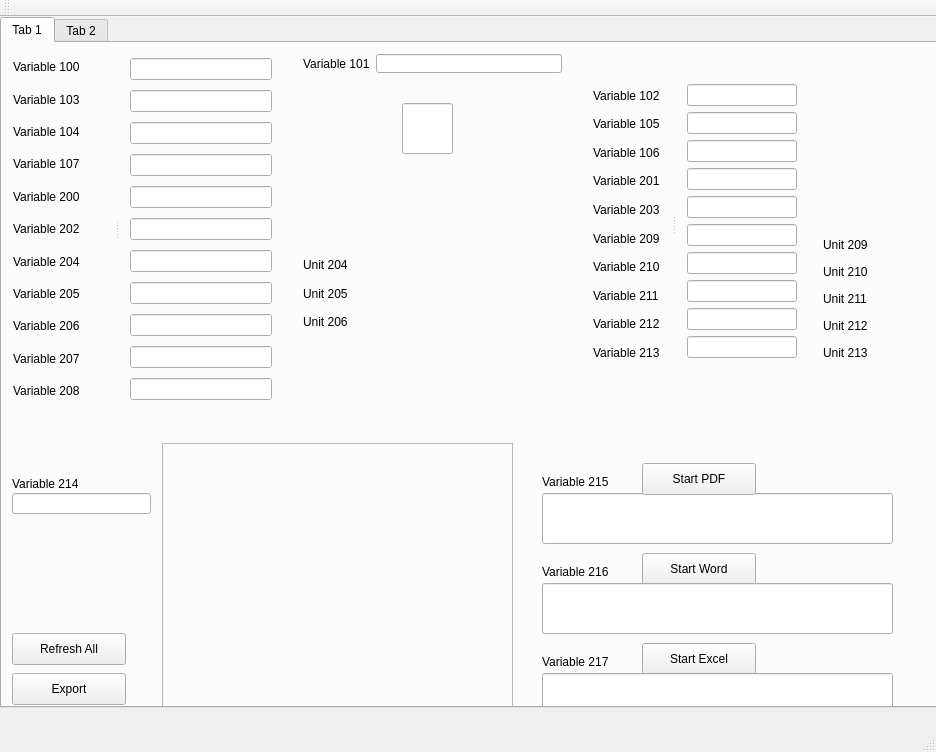
<?xml version="1.0" encoding="UTF-8"?>
<ui version="4.0">
 <class>QGisMasterPluginUI</class>
 <widget class="QMainWindow" name="QGisMasterPluginUI">
  <property name="geometry">
   <rect>
    <x>0</x>
    <y>0</y>
    <width>936</width>
    <height>752</height>
   </rect>
  </property>
  <property name="windowTitle">
   <string>QGisMasterPluginUI</string>
  </property>
  <widget class="QWidget" name="centralWidget">
   <widget class="QTabWidget" name="tabWidget">
    <property name="geometry">
     <rect>
      <x>0</x>
      <y>0</y>
      <width>941</width>
      <height>691</height>
     </rect>
    </property>
    <property name="currentIndex">
     <number>0</number>
    </property>
    <widget class="QWidget" name="tab_1">
     <attribute name="title">
      <string>Tab 1</string>
     </attribute>
     <widget class="QLineEdit" name="lineEdit_214">
      <property name="geometry">
       <rect>
        <x>10</x>
        <y>450</y>
        <width>139</width>
        <height>21</height>
       </rect>
      </property>
     </widget>
     <widget class="QPushButton" name="pushButton_8">
      <property name="geometry">
       <rect>
        <x>10</x>
        <y>630</y>
        <width>114</width>
        <height>32</height>
       </rect>
      </property>
      <property name="text">
       <string>Export</string>
      </property>
     </widget>
     <widget class="QWidget" name="layoutWidget">
      <property name="geometry">
       <rect>
        <x>290</x>
        <y>200</y>
        <width>71</width>
        <height>101</height>
       </rect>
      </property>
      <layout class="QVBoxLayout" name="verticalLayout_5">
       <item>
        <widget class="QLabel" name="label_unit_204">
         <property name="text">
          <string>Unit 204</string>
         </property>
        </widget>
       </item>
       <item>
        <widget class="QLabel" name="label_unit_205">
         <property name="text">
          <string>Unit 205</string>
         </property>
        </widget>
       </item>
       <item>
        <widget class="QLabel" name="label_unit_206">
         <property name="text">
          <string>Unit 206</string>
         </property>
        </widget>
       </item>
      </layout>
     </widget>
     <widget class="QSplitter" name="splitter">
      <property name="geometry">
       <rect>
        <x>0</x>
        <y>0</y>
        <width>281</width>
        <height>372</height>
       </rect>
      </property>
      <property name="orientation">
       <enum>Qt::Horizontal</enum>
      </property>
      <widget class="QWidget" name="layoutWidget">
       <layout class="QVBoxLayout" name="verticalLayout">
        <item>
         <widget class="QLabel" name="label_100">
          <property name="text">
           <string>Variable 100</string>
          </property>
         </widget>
        </item>
        <item>
         <widget class="QLabel" name="label_103">
          <property name="text">
           <string>Variable 103</string>
          </property>
         </widget>
        </item>
        <item>
         <widget class="QLabel" name="label_104">
          <property name="text">
           <string>Variable 104</string>
          </property>
         </widget>
        </item>
        <item>
         <widget class="QLabel" name="label_107">
          <property name="text">
           <string>Variable 107</string>
          </property>
         </widget>
        </item>
        <item>
         <widget class="QLabel" name="label_200">
          <property name="text">
           <string>Variable 200</string>
          </property>
         </widget>
        </item>
        <item>
         <widget class="QLabel" name="label_202">
          <property name="text">
           <string>Variable 202</string>
          </property>
         </widget>
        </item>
        <item>
         <widget class="QLabel" name="label_204">
          <property name="text">
           <string>Variable 204</string>
          </property>
         </widget>
        </item>
        <item>
         <widget class="QLabel" name="label_205">
          <property name="text">
           <string>Variable 205</string>
          </property>
         </widget>
        </item>
        <item>
         <widget class="QLabel" name="label_206">
          <property name="text">
           <string>Variable 206</string>
          </property>
         </widget>
        </item>
        <item>
         <widget class="QLabel" name="label_207">
          <property name="text">
           <string>Variable 207</string>
          </property>
         </widget>
        </item>
        <item>
         <widget class="QLabel" name="label_208">
          <property name="text">
           <string>Variable 208</string>
          </property>
         </widget>
        </item>
       </layout>
      </widget>
      <widget class="QWidget" name="layoutWidget">
       <layout class="QVBoxLayout" name="verticalLayout_2">
        <item>
         <widget class="QLineEdit" name="lineEdit_100"/>
        </item>
        <item>
         <widget class="QLineEdit" name="lineEdit_103"/>
        </item>
        <item>
         <widget class="QLineEdit" name="lineEdit_104"/>
        </item>
        <item>
         <widget class="QLineEdit" name="lineEdit_107"/>
        </item>
        <item>
         <widget class="QLineEdit" name="lineEdit_200"/>
        </item>
        <item>
         <widget class="QLineEdit" name="lineEdit_202"/>
        </item>
        <item>
         <widget class="QLineEdit" name="lineEdit_204"/>
        </item>
        <item>
         <widget class="QLineEdit" name="lineEdit_205"/>
        </item>
        <item>
         <widget class="QLineEdit" name="lineEdit_206"/>
        </item>
        <item>
         <widget class="QLineEdit" name="lineEdit_207"/>
        </item>
        <item>
         <widget class="QLineEdit" name="lineEdit_208"/>
        </item>
       </layout>
      </widget>
     </widget>
     <widget class="QWidget" name="layoutWidget">
      <property name="geometry">
       <rect>
        <x>290</x>
        <y>0</y>
        <width>281</width>
        <height>41</height>
       </rect>
      </property>
      <layout class="QHBoxLayout" name="horizontalLayout">
       <item>
        <widget class="QLabel" name="label_101">
         <property name="text">
          <string>Variable 101</string>
         </property>
        </widget>
       </item>
       <item>
        <widget class="QLineEdit" name="lineEdit_101"/>
       </item>
      </layout>
     </widget>
     <widget class="QFrame" name="frame">
      <property name="geometry">
       <rect>
        <x>160</x>
        <y>400</y>
        <width>351</width>
        <height>281</height>
       </rect>
      </property>
      <property name="frameShape">
       <enum>QFrame::StyledPanel</enum>
      </property>
      <property name="frameShadow">
       <enum>QFrame::Raised</enum>
      </property>
     </widget>
     <widget class="QLineEdit" name="lineEdit_30">
      <property name="geometry">
       <rect>
        <x>400</x>
        <y>60</y>
        <width>51</width>
        <height>51</height>
       </rect>
      </property>
     </widget>
     <widget class="QLineEdit" name="lineEdit_215">
      <property name="geometry">
       <rect>
        <x>540</x>
        <y>450</y>
        <width>351</width>
        <height>51</height>
       </rect>
      </property>
     </widget>
     <widget class="QPushButton" name="pushButton_216">
      <property name="geometry">
       <rect>
        <x>640</x>
        <y>510</y>
        <width>114</width>
        <height>32</height>
       </rect>
      </property>
      <property name="text">
       <string>Start Word</string>
      </property>
     </widget>
     <widget class="QPushButton" name="pushButton_217">
      <property name="geometry">
       <rect>
        <x>640</x>
        <y>600</y>
        <width>114</width>
        <height>32</height>
       </rect>
      </property>
      <property name="text">
       <string>Start Excel</string>
      </property>
     </widget>
     <widget class="QLineEdit" name="lineEdit_217">
      <property name="geometry">
       <rect>
        <x>540</x>
        <y>630</y>
        <width>351</width>
        <height>51</height>
       </rect>
      </property>
     </widget>
     <widget class="QPushButton" name="pushButton_215">
      <property name="geometry">
       <rect>
        <x>640</x>
        <y>420</y>
        <width>114</width>
        <height>32</height>
       </rect>
      </property>
      <property name="text">
       <string>Start PDF</string>
      </property>
     </widget>
     <widget class="QLineEdit" name="lineEdit_216">
      <property name="geometry">
       <rect>
        <x>540</x>
        <y>540</y>
        <width>351</width>
        <height>51</height>
       </rect>
      </property>
     </widget>
     <widget class="QWidget" name="layoutWidget">
      <property name="geometry">
       <rect>
        <x>810</x>
        <y>180</y>
        <width>81</width>
        <height>151</height>
       </rect>
      </property>
      <layout class="QVBoxLayout" name="verticalLayout_6">
       <item>
        <widget class="QLabel" name="label_4">
         <property name="text">
          <string>Unit 209</string>
         </property>
        </widget>
       </item>
       <item>
        <widget class="QLabel" name="label_5">
         <property name="text">
          <string>Unit 210</string>
         </property>
        </widget>
       </item>
       <item>
        <widget class="QLabel" name="label_6">
         <property name="text">
          <string>Unit 211</string>
         </property>
        </widget>
       </item>
       <item>
        <widget class="QLabel" name="label_7">
         <property name="text">
          <string>Unit 212</string>
         </property>
        </widget>
       </item>
       <item>
        <widget class="QLabel" name="label_8">
         <property name="text">
          <string>Unit 213</string>
         </property>
        </widget>
       </item>
      </layout>
     </widget>
     <widget class="QLabel" name="label_214">
      <property name="geometry">
       <rect>
        <x>10</x>
        <y>430</y>
        <width>125</width>
        <height>21</height>
       </rect>
      </property>
      <property name="text">
       <string>Variable 214</string>
      </property>
     </widget>
     <widget class="QLabel" name="label_215">
      <property name="geometry">
       <rect>
        <x>540</x>
        <y>410</y>
        <width>125</width>
        <height>57</height>
       </rect>
      </property>
      <property name="text">
       <string>Variable 215</string>
      </property>
     </widget>
     <widget class="QLabel" name="label_216">
      <property name="geometry">
       <rect>
        <x>540</x>
        <y>500</y>
        <width>125</width>
        <height>57</height>
       </rect>
      </property>
      <property name="text">
       <string>Variable 216</string>
      </property>
     </widget>
     <widget class="QLabel" name="label_217">
      <property name="geometry">
       <rect>
        <x>540</x>
        <y>590</y>
        <width>125</width>
        <height>57</height>
       </rect>
      </property>
      <property name="text">
       <string>Variable 217</string>
      </property>
     </widget>
     <widget class="QPushButton" name="pushButton">
      <property name="geometry">
       <rect>
        <x>10</x>
        <y>590</y>
        <width>114</width>
        <height>32</height>
       </rect>
      </property>
      <property name="text">
       <string>Refresh All</string>
      </property>
     </widget>
     <widget class="QSplitter" name="splitter_3">
      <property name="geometry">
       <rect>
        <x>580</x>
        <y>30</y>
        <width>226</width>
        <height>302</height>
       </rect>
      </property>
      <property name="orientation">
       <enum>Qt::Horizontal</enum>
      </property>
      <widget class="QWidget" name="layoutWidget">
       <layout class="QVBoxLayout" name="verticalLayout_3">
        <item>
         <widget class="QLabel" name="label_102">
          <property name="text">
           <string>Variable 102</string>
          </property>
         </widget>
        </item>
        <item>
         <widget class="QLabel" name="label_105">
          <property name="text">
           <string>Variable 105</string>
          </property>
         </widget>
        </item>
        <item>
         <widget class="QLabel" name="label_106">
          <property name="text">
           <string>Variable 106</string>
          </property>
         </widget>
        </item>
        <item>
         <widget class="QLabel" name="label_201">
          <property name="text">
           <string>Variable 201</string>
          </property>
         </widget>
        </item>
        <item>
         <widget class="QLabel" name="label_203">
          <property name="text">
           <string>Variable 203</string>
          </property>
         </widget>
        </item>
        <item>
         <widget class="QLabel" name="label_209">
          <property name="text">
           <string>Variable 209</string>
          </property>
         </widget>
        </item>
        <item>
         <widget class="QLabel" name="label_210">
          <property name="text">
           <string>Variable 210</string>
          </property>
         </widget>
        </item>
        <item>
         <widget class="QLabel" name="label_211">
          <property name="text">
           <string>Variable 211</string>
          </property>
         </widget>
        </item>
        <item>
         <widget class="QLabel" name="label_212">
          <property name="text">
           <string>Variable 212</string>
          </property>
         </widget>
        </item>
        <item>
         <widget class="QLabel" name="label_213">
          <property name="text">
           <string>Variable 213</string>
          </property>
         </widget>
        </item>
       </layout>
      </widget>
      <widget class="QWidget" name="layoutWidget_2">
       <layout class="QVBoxLayout" name="verticalLayout_4">
        <item>
         <widget class="QLineEdit" name="lineEdit_102"/>
        </item>
        <item>
         <widget class="QLineEdit" name="lineEdit_105"/>
        </item>
        <item>
         <widget class="QLineEdit" name="lineEdit_106"/>
        </item>
        <item>
         <widget class="QLineEdit" name="lineEdit_201"/>
        </item>
        <item>
         <widget class="QLineEdit" name="lineEdit_203"/>
        </item>
        <item>
         <widget class="QLineEdit" name="lineEdit_209"/>
        </item>
        <item>
         <widget class="QLineEdit" name="lineEdit_210"/>
        </item>
        <item>
         <widget class="QLineEdit" name="lineEdit_211"/>
        </item>
        <item>
         <widget class="QLineEdit" name="lineEdit_212"/>
        </item>
        <item>
         <widget class="QLineEdit" name="lineEdit_213"/>
        </item>
       </layout>
      </widget>
     </widget>
    </widget>
    <widget class="QWidget" name="tab_2">
     <attribute name="title">
      <string>Tab 2</string>
     </attribute>
     <widget class="QPushButton" name="pushButton_42">
      <property name="geometry">
       <rect>
        <x>30</x>
        <y>390</y>
        <width>71</width>
        <height>61</height>
       </rect>
      </property>
      <property name="text">
       <string>Play</string>
      </property>
     </widget>
     <widget class="QFrame" name="frame_2">
      <property name="geometry">
       <rect>
        <x>150</x>
        <y>290</y>
        <width>341</width>
        <height>271</height>
       </rect>
      </property>
      <property name="frameShape">
       <enum>QFrame::StyledPanel</enum>
      </property>
      <property name="frameShadow">
       <enum>QFrame::Raised</enum>
      </property>
     </widget>
     <widget class="QWidget" name="layoutWidget_5">
      <property name="geometry">
       <rect>
        <x>520</x>
        <y>290</y>
        <width>371</width>
        <height>62</height>
       </rect>
      </property>
      <layout class="QVBoxLayout" name="verticalLayout_12">
       <item>
        <widget class="QLabel" name="label_315">
         <property name="text">
          <string>Variable 315</string>
         </property>
        </widget>
       </item>
       <item>
        <widget class="QComboBox" name="comboBox_315"/>
       </item>
      </layout>
     </widget>
     <widget class="QWidget" name="layoutWidget_6">
      <property name="geometry">
       <rect>
        <x>520</x>
        <y>470</y>
        <width>371</width>
        <height>62</height>
       </rect>
      </property>
      <layout class="QVBoxLayout" name="verticalLayout_13">
       <item>
        <widget class="QLabel" name="label_317">
         <property name="text">
          <string>Variable 317</string>
         </property>
        </widget>
       </item>
       <item>
        <widget class="QComboBox" name="comboBox_317"/>
       </item>
      </layout>
     </widget>
     <widget class="QWidget" name="layoutWidget_7">
      <property name="geometry">
       <rect>
        <x>520</x>
        <y>380</y>
        <width>371</width>
        <height>62</height>
       </rect>
      </property>
      <layout class="QVBoxLayout" name="verticalLayout_14">
       <item>
        <widget class="QLabel" name="label_316">
         <property name="text">
          <string>Variable 316</string>
         </property>
        </widget>
       </item>
       <item>
        <widget class="QComboBox" name="comboBox_316"/>
       </item>
      </layout>
     </widget>
     <widget class="QWidget" name="layoutWidget">
      <property name="geometry">
       <rect>
        <x>10</x>
        <y>290</y>
        <width>117</width>
        <height>62</height>
       </rect>
      </property>
      <layout class="QVBoxLayout" name="verticalLayout_11">
       <item>
        <widget class="QLabel" name="label_314">
         <property name="text">
          <string>Variable 314</string>
         </property>
        </widget>
       </item>
       <item>
        <widget class="QComboBox" name="comboBox_314"/>
       </item>
      </layout>
     </widget>
     <widget class="QPushButton" name="pushButton_2">
      <property name="geometry">
       <rect>
        <x>10</x>
        <y>500</y>
        <width>114</width>
        <height>32</height>
       </rect>
      </property>
      <property name="text">
       <string>Refresh All</string>
      </property>
     </widget>
     <widget class="QWidget" name="layoutWidget">
      <property name="geometry">
       <rect>
        <x>10</x>
        <y>20</y>
        <width>211</width>
        <height>116</height>
       </rect>
      </property>
      <layout class="QHBoxLayout" name="horizontalLayout_3">
       <item>
        <layout class="QVBoxLayout" name="verticalLayout_7">
         <item>
          <widget class="QLabel" name="label_300">
           <property name="text">
            <string>Variable 300</string>
           </property>
          </widget>
         </item>
         <item>
          <widget class="QLabel" name="label_301">
           <property name="text">
            <string>Variable 301</string>
           </property>
          </widget>
         </item>
         <item>
          <widget class="QLabel" name="label_302">
           <property name="text">
            <string>Variable 302</string>
           </property>
          </widget>
         </item>
         <item>
          <widget class="QLabel" name="label_303">
           <property name="text">
            <string>Variable 303</string>
           </property>
          </widget>
         </item>
         <item>
          <widget class="QLabel" name="label_309">
           <property name="text">
            <string>Variable 309</string>
           </property>
          </widget>
         </item>
        </layout>
       </item>
       <item>
        <layout class="QVBoxLayout" name="verticalLayout_8">
         <item>
          <widget class="QCheckBox" name="checkBox_300">
           <property name="text">
            <string>CheckBox</string>
           </property>
           <property name="tristate">
            <bool>false</bool>
           </property>
          </widget>
         </item>
         <item>
          <widget class="QCheckBox" name="checkBox_301">
           <property name="text">
            <string>CheckBox</string>
           </property>
          </widget>
         </item>
         <item>
          <widget class="QCheckBox" name="checkBox_302">
           <property name="text">
            <string>CheckBox</string>
           </property>
          </widget>
         </item>
         <item>
          <widget class="QCheckBox" name="checkBox_303">
           <property name="text">
            <string>CheckBox</string>
           </property>
          </widget>
         </item>
         <item>
          <widget class="QComboBox" name="comboBox_309"/>
         </item>
        </layout>
       </item>
      </layout>
     </widget>
     <widget class="QWidget" name="layoutWidget">
      <property name="geometry">
       <rect>
        <x>380</x>
        <y>20</y>
        <width>181</width>
        <height>116</height>
       </rect>
      </property>
      <layout class="QHBoxLayout" name="horizontalLayout_4">
       <item>
        <layout class="QVBoxLayout" name="verticalLayout_10">
         <item>
          <widget class="QLabel" name="label_304">
           <property name="text">
            <string>Variable 304</string>
           </property>
          </widget>
         </item>
         <item>
          <widget class="QLabel" name="label_305">
           <property name="text">
            <string>Variable 305</string>
           </property>
          </widget>
         </item>
         <item>
          <widget class="QLabel" name="label_306">
           <property name="text">
            <string>Variable 306</string>
           </property>
          </widget>
         </item>
         <item>
          <widget class="QLabel" name="label_307">
           <property name="text">
            <string>Variable 307</string>
           </property>
          </widget>
         </item>
         <item>
          <widget class="QLabel" name="label_308">
           <property name="text">
            <string>Variable 308</string>
           </property>
          </widget>
         </item>
        </layout>
       </item>
       <item>
        <layout class="QVBoxLayout" name="verticalLayout_9">
         <item>
          <widget class="QCheckBox" name="checkBox_304">
           <property name="text">
            <string>CheckBox</string>
           </property>
          </widget>
         </item>
         <item>
          <widget class="QCheckBox" name="checkBox_305">
           <property name="text">
            <string>CheckBox</string>
           </property>
          </widget>
         </item>
         <item>
          <widget class="QCheckBox" name="checkBox_306">
           <property name="text">
            <string>CheckBox</string>
           </property>
          </widget>
         </item>
         <item>
          <widget class="QCheckBox" name="checkBox_307">
           <property name="text">
            <string>CheckBox</string>
           </property>
          </widget>
         </item>
         <item>
          <widget class="QCheckBox" name="checkBox_308">
           <property name="text">
            <string>CheckBox</string>
           </property>
          </widget>
         </item>
        </layout>
       </item>
      </layout>
     </widget>
    </widget>
   </widget>
  </widget>
  <widget class="QStatusBar" name="statusBar"/>
  <widget class="QToolBar" name="mainToolBar">
   <attribute name="toolBarArea">
    <enum>TopToolBarArea</enum>
   </attribute>
   <attribute name="toolBarBreak">
    <bool>false</bool>
   </attribute>
  </widget>
  <widget class="QMenuBar" name="menuBar">
   <property name="geometry">
    <rect>
     <x>0</x>
     <y>0</y>
     <width>936</width>
     <height>21</height>
    </rect>
   </property>
  </widget>
 </widget>
 <layoutdefault spacing="6" margin="11"/>
 <resources/>
 <connections/>
</ui>
